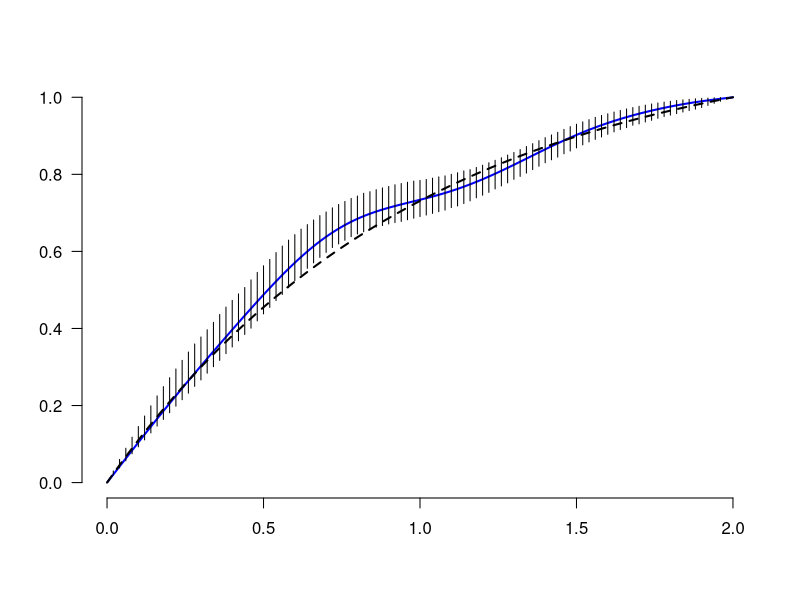
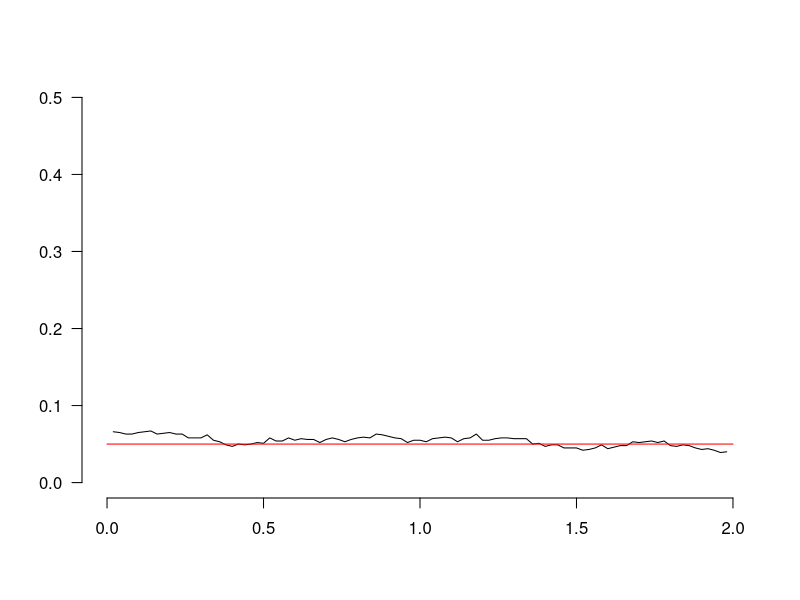

R code for these plots, in order:
	B<-read.table("MLE_bias_corrected.txt")
	C<-read.table("SMLE_bias_corrected.txt")
   	D<-read.table("CI_SMLE_bias_corrected.txt")
   	E<-read.table("percentages_bias_corrected.txt")
  
   x1<-B[,1]
   z1<-B[,2]
   x2<-C[,1]
   z2<-C[,2]
   x3<-D[,1]
   t1<-D[,2]
   u1<-D[,3]
   
   f <- function(x) {1-exp(-x)}/{1-exp(-2)}
   x0 <-seq(0,2,by=0.01)
   y0<-f(x0)
   
   plot(c(-100,-100),xlim=c(0,2), ylim=c(0,max(u1)), main= "",ylab="",xlab="",bty="n",las=1)
   #lines(x1,z1,lwd=2,type ="s",col="red")
   lines(x2, z2,lwd=2,col="blue")
   lines(x0, y0,lwd=2,lty=2)
   segments(x3,t1,x3,u1)


   	x1<-E[,1]
   	y1<-E[,2]
   	  	
   	plot(c(-10000,-10000),xlim=c(0.0,2), ylim=c(0.0,0.5), main= "", ylab="",xlab="",bty="n",las=1)
	lines(x1,y1,lty=1)
	lines(c(0,2),c(0.05,0.05),col="red")
	
